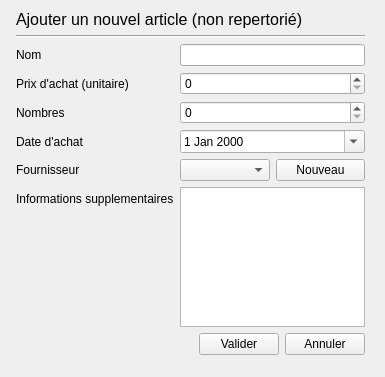
<?xml version="1.0" encoding="UTF-8"?>
<ui version="4.0">
 <class>InterAddArticle</class>
 <widget class="QWidget" name="InterAddArticle">
  <property name="geometry">
   <rect>
    <x>0</x>
    <y>0</y>
    <width>385</width>
    <height>377</height>
   </rect>
  </property>
  <property name="windowTitle">
   <string>Form</string>
  </property>
  <widget class="QWidget" name="layoutWidget">
   <property name="geometry">
    <rect>
     <x>10</x>
     <y>10</y>
     <width>361</width>
     <height>351</height>
    </rect>
   </property>
   <layout class="QVBoxLayout" name="layGen">
    <property name="leftMargin">
     <number>6</number>
    </property>
    <property name="rightMargin">
     <number>6</number>
    </property>
    <property name="bottomMargin">
     <number>6</number>
    </property>
    <item>
     <widget class="QLabel" name="label">
      <property name="font">
       <font>
        <pointsize>12</pointsize>
       </font>
      </property>
      <property name="text">
       <string>Ajouter un nouvel article (non repertorié)</string>
      </property>
     </widget>
    </item>
    <item>
     <widget class="Line" name="line">
      <property name="orientation">
       <enum>Qt::Horizontal</enum>
      </property>
     </widget>
    </item>
    <item>
     <layout class="QFormLayout" name="formLayout">
      <property name="fieldGrowthPolicy">
       <enum>QFormLayout::AllNonFixedFieldsGrow</enum>
      </property>
      <item row="0" column="0">
       <widget class="QLabel" name="label_2">
        <property name="text">
         <string>Nom</string>
        </property>
       </widget>
      </item>
      <item row="0" column="1">
       <widget class="QLineEdit" name="lgnNom"/>
      </item>
      <item row="1" column="0">
       <widget class="QLabel" name="label_5">
        <property name="text">
         <string>Prix d'achat (unitaire)</string>
        </property>
       </widget>
      </item>
      <item row="2" column="0">
       <widget class="QLabel" name="label_6">
        <property name="text">
         <string>Nombres</string>
        </property>
       </widget>
      </item>
      <item row="3" column="0">
       <widget class="QLabel" name="label_3">
        <property name="text">
         <string>Date d'achat</string>
        </property>
       </widget>
      </item>
      <item row="3" column="1">
       <widget class="QDateEdit" name="lgnDateE">
        <property name="calendarPopup">
         <bool>true</bool>
        </property>
       </widget>
      </item>
      <item row="4" column="0">
       <widget class="QLabel" name="label_4">
        <property name="text">
         <string>Fournisseur</string>
        </property>
       </widget>
      </item>
      <item row="5" column="0">
       <widget class="QLabel" name="label_8">
        <property name="text">
         <string>Informations supplementaires</string>
        </property>
       </widget>
      </item>
      <item row="5" column="1">
       <widget class="QTextEdit" name="txtInfoSupp"/>
      </item>
      <item row="4" column="1">
       <layout class="QGridLayout" name="gridLayout">
        <item row="0" column="1">
         <widget class="QPushButton" name="btnAddFour">
          <property name="text">
           <string>Nouveau</string>
          </property>
         </widget>
        </item>
        <item row="0" column="0">
         <widget class="QComboBox" name="cmbList"/>
        </item>
       </layout>
      </item>
      <item row="1" column="1">
       <widget class="QSpinBox" name="lgnPU">
        <property name="maximum">
         <number>1000000000</number>
        </property>
       </widget>
      </item>
      <item row="2" column="1">
       <widget class="QSpinBox" name="lgnNbr">
        <property name="maximum">
         <number>1000000000</number>
        </property>
       </widget>
      </item>
     </layout>
    </item>
    <item>
     <layout class="QHBoxLayout" name="horizontalLayout">
      <item>
       <spacer name="horizontalSpacer">
        <property name="orientation">
         <enum>Qt::Horizontal</enum>
        </property>
        <property name="sizeHint" stdset="0">
         <size>
          <width>40</width>
          <height>20</height>
         </size>
        </property>
       </spacer>
      </item>
      <item>
       <widget class="QPushButton" name="btnValider">
        <property name="text">
         <string>Valider</string>
        </property>
       </widget>
      </item>
      <item>
       <widget class="QPushButton" name="btnAnnul">
        <property name="text">
         <string>Annuler</string>
        </property>
       </widget>
      </item>
     </layout>
    </item>
   </layout>
  </widget>
 </widget>
 <resources/>
 <connections/>
</ui>
